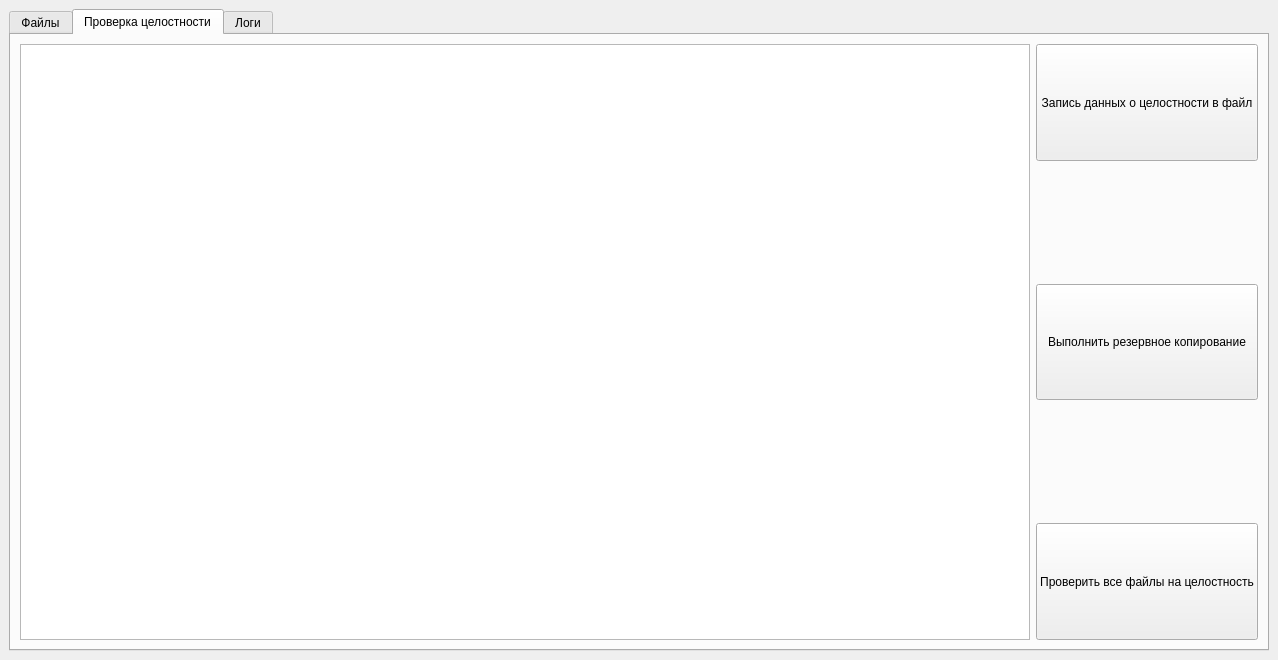
<?xml version="1.0" encoding="UTF-8"?>
<ui version="4.0">
 <class>MainWindow</class>
 <widget class="QMainWindow" name="MainWindow">
  <property name="geometry">
   <rect>
    <x>0</x>
    <y>0</y>
    <width>1278</width>
    <height>660</height>
   </rect>
  </property>
  <property name="windowTitle">
   <string>Приложение</string>
  </property>
  <property name="styleSheet">
   <string notr="true">@import url('https://fonts.googleapis.com/css2family=Roboto:ital,wght@0,300;0,400;1,300&amp;display=swap');
QWidget {    
background-color: #2d2c3a;    
color: #e8e8e8;    
font-family: Roboto;    
font-weight: 400;    
font-size: 16pt;
}
QTabBar::tab {
    background: #6B7581;
    border: 2px solid #747282;
    border-top-left-radius: 2px;
    border-top-right-radius: 2px;
    min-width: 5ex;
    margin-left: 5px; 
}

QTabBar::tab:selected, QTabBar::tab:hover {
    background-color: #404049;
    color: #89beb3;
    border-color: #89beb3;
}


QTabBar::tab:!selected {
    margin-top: 4px;
    margin-left: 4px;
    margin-right: 4px;
}

QTabBar::tab:selected {
    margin-left: 4px;
    margin-right: 4px;
}
QTabBar::tab:first:selected {
    margin-left: 0; 
    margin-right: 4; 
}

QTabBar::tab:last:selected {
    margin-right: ; 
    margin-left: 4; 
}

QTabBar::tab:only-one {
    margin: 0; 
}
</string>
  </property>
  <widget class="QWidget" name="centralwidget">
   <layout class="QGridLayout" name="gridLayout_3">
    <item row="0" column="0">
     <layout class="QGridLayout" name="gridLayout">
      <item row="0" column="0">
       <widget class="QTabWidget" name="tabWidget">
        <property name="cursor">
         <cursorShape>ArrowCursor</cursorShape>
        </property>
        <property name="styleSheet">
         <string notr="true">QTreeView::item:selected{
    background-color: #89beb3;
    color: #2d2c3a\n;
}
QTabWidget {
color: black;
}
QHeaderView::section {
    background-color: #718F89;
    color: white;
    padding-left: 4px;
    border: 1px solid #6c6c6c;
border-color: #89beb3;
}

QHeaderView::section:checked
{
    background-color: red;
}
</string>
        </property>
        <property name="currentIndex">
         <number>1</number>
        </property>
        <widget class="QWidget" name="files_tab">
         <attribute name="title">
          <string>Файлы</string>
         </attribute>
         <layout class="QVBoxLayout" name="verticalLayout">
          <item>
           <layout class="QGridLayout" name="gridLayout_2">
            <item row="0" column="0">
             <widget class="QTreeView" name="treeView">
              <property name="styleSheet">
               <string notr="true">QTreeView::item:selected{
    background-color: #718F89;
}
QMenu {
    background-color: white;
    margin: 2px; /* some spacing around the menu */
}

QMenu::item {
    padding: 2px 25px 2px 20px;
    border: 1px solid transparent; /* reserve space for selection border */
}

QMenu::item:selected {
    border-color: darkblue;
    background: rgba(100, 100, 100, 150);
}

QMenu::icon:checked { /* appearance of a 'checked' icon */
    background: gray;
    border: 1px inset gray;
    position: absolute;
    top: 1px;
    right: 1px;
    bottom: 1px;
    left: 1px;
}

QMenu::separator {
    height: 2px;
    background: lightblue;
    margin-left: 10px;
    margin-right: 5px;
}

QMenu::indicator {
    width: 13px;
    height: 13px;
}</string>
              </property>
              <attribute name="headerDefaultSectionSize">
               <number>140</number>
              </attribute>
             </widget>
            </item>
           </layout>
          </item>
         </layout>
        </widget>
        <widget class="QWidget" name="data_integer_tab">
         <attribute name="title">
          <string>Проверка целостности</string>
         </attribute>
         <layout class="QGridLayout" name="gridLayout_4">
          <item row="2" column="1">
           <widget class="QPushButton" name="backup_btn">
            <property name="sizePolicy">
             <sizepolicy hsizetype="Minimum" vsizetype="Expanding">
              <horstretch>0</horstretch>
              <verstretch>0</verstretch>
             </sizepolicy>
            </property>
            <property name="text">
             <string>Выполнить резервное копирование</string>
            </property>
           </widget>
          </item>
          <item row="0" column="1">
           <widget class="QPushButton" name="hashes_to_file_btn">
            <property name="sizePolicy">
             <sizepolicy hsizetype="Minimum" vsizetype="Expanding">
              <horstretch>0</horstretch>
              <verstretch>0</verstretch>
             </sizepolicy>
            </property>
            <property name="text">
             <string>Запись данных о целостности в файл</string>
            </property>
           </widget>
          </item>
          <item row="4" column="1">
           <widget class="QPushButton" name="check_integrity_btn">
            <property name="sizePolicy">
             <sizepolicy hsizetype="Minimum" vsizetype="Expanding">
              <horstretch>0</horstretch>
              <verstretch>0</verstretch>
             </sizepolicy>
            </property>
            <property name="text">
             <string>Проверить все файлы на целостность</string>
            </property>
           </widget>
          </item>
          <item row="1" column="1">
           <spacer name="verticalSpacer">
            <property name="orientation">
             <enum>Qt::Vertical</enum>
            </property>
            <property name="sizeHint" stdset="0">
             <size>
              <width>20</width>
              <height>40</height>
             </size>
            </property>
           </spacer>
          </item>
          <item row="3" column="1">
           <spacer name="verticalSpacer_2">
            <property name="orientation">
             <enum>Qt::Vertical</enum>
            </property>
            <property name="sizeHint" stdset="0">
             <size>
              <width>20</width>
              <height>40</height>
             </size>
            </property>
           </spacer>
          </item>
          <item row="0" column="0" rowspan="5">
           <widget class="QTableView" name="tableView"/>
          </item>
         </layout>
        </widget>
        <widget class="QWidget" name="logs_tab">
         <attribute name="title">
          <string>Логи</string>
         </attribute>
         <layout class="QGridLayout" name="gridLayout_5">
          <item row="0" column="0">
           <widget class="QFrame" name="logs_frame">
            <property name="styleSheet">
             <string notr="true">QFrame {
    color: #747282;
    border: 2px solid #747282;
    border-radius: 5px;
}
QFrame:hover {
    border-color: #89beb3;
}</string>
            </property>
            <property name="frameShape">
             <enum>QFrame::StyledPanel</enum>
            </property>
            <property name="frameShadow">
             <enum>QFrame::Raised</enum>
            </property>
            <layout class="QGridLayout" name="gridLayout_6">
             <item row="0" column="0">
              <widget class="QPlainTextEdit" name="logs_TextEdit">
               <property name="styleSheet">
                <string notr="true">QPlainTextEdit {
    border: none;
    margin: 0;
    font-size: 14pt;
    font-family: Roboto;

}


</string>
               </property>
               <property name="readOnly">
                <bool>false</bool>
               </property>
               <property name="backgroundVisible">
                <bool>false</bool>
               </property>
              </widget>
             </item>
            </layout>
           </widget>
          </item>
         </layout>
        </widget>
       </widget>
      </item>
     </layout>
    </item>
   </layout>
  </widget>
 </widget>
 <resources>
  <include location="../css/resources.qrc"/>
 </resources>
 <connections/>
</ui>
